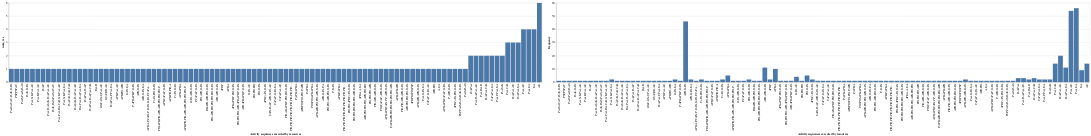

Notebook code for this chart:
### Code cell
alt.hconcat(
    alt.Chart(seq_stats).mark_bar().encode(
        x=alt.X('seq:N').sort(
            alt.EncodingSortField('num_res', order='ascending')
        ).title('Activity sequences executed by resources'),
        y=alt.Y('num_res:Q'),
        tooltip=['seq', 'num_res', 'res']
    ),
    alt.Chart(seq_stats).mark_bar().encode(
        x=alt.X('seq:N').sort(
            alt.EncodingSortField('num_res', order='ascending')
        ).title('Activity sequences executed by resources'),
        y=alt.Y('frequency:Q')
    )
)

### Figure 1 — Vega-Lite specification as saved in the notebook (floating-point values rounded to 4 significant figures)
{"config": {"view": {"continuousWidth": 300, "continuousHeight": 300}}, "hconcat": [{"mark": {"type": "bar"}, "encoding": {"tooltip": [{"field": "seq", "type": "nominal"}, {"field": "num_res", "type": "quantitative"}, {"field": "res", "type": "nominal"}], "x": {"field": "seq", "sort": {"field": "num_res", "order": "ascending"}, "title": "Activity sequences executed by resources", "type": "nominal"}, "y": {"field": "num_res", "type": "quantitative"}}}, {"mark": {"type": "bar"}, "encoding": {"x": {"field": "seq", "sort": {"field": "num_res", "order": "ascending"}, "title": "Activity sequences executed by resources", "type": "nominal"}, "y": {"field": "frequency", "type": "quantitative"}}}], "data": {"name": "data-e0eaf8996c4b0242d7ada608eabddc8e"}, "$schema": "https://vega.github.io/schema/vega-lite/v5.16.3.json", "datasets": {"data-e0eaf8996c4b0242d7ada608eabddc8e": [{"seq": "PoAS,AT,AT,PoAS,CoPA", "length": 5, "frequency": 1, "res": ["010-23-01"], "num_res": 1, "num_cases": 1, "avg_activity_duration": 13.8}, {"seq": "PSP,PSP,AT", "length": 3, "frequency": 1, "res": ["010-23-01"], "num_res": 1, "num_cases": 1, "avg_activity_duration": 30.33}, {"seq": "PoAS,PoAS,PoAS", "length": 3, "frequency": 1, "res": ["010-23-01"], "num_res": 1, "num_cases": 1, "avg_activity_duration": 2.667}, {"seq": "PoAS,CoPA", "length": 2, "frequency": 1, "res": ["010-23-01"], "num_res": 1, "num_cases": 1, "avg_activity_duration": 15.5}, {"seq": "PoA,CoD", "length": 2, "frequency": 14, "res": ["010-23-06", "010-23-02", "010-23-07"], "num_res": 3, "num_cases": 14, "avg_activity_duration": 71.5}, {"seq": "PoA,A,E", "length": 3, "frequency": 54, "res": ["010-23-06", "010-23-02", "010-23-11", "010-23-07"], "num_res": 4, "num_cases": 54, "avg_activity_duration": 18.67}, {"seq": "PoA,E,A", "length": 3, "frequency": 56, "res": ["010-23-06", "010-23-02", "010-23-11", "010-23-07"], "num_res": 4, "num_cases": 56, "avg_activity_duration": 27.67}, {"seq": "PoA,PoA,A,E", "length": 4, "frequency": 20, "res": ["010-23-06", "010-23-02", "010-23-07"], "num_res": 3, "num_cases": 20, "avg_activity_duration": 20.75}, {"seq": "PoA,SvK,PoA,A,E", "length": 5, "frequency": 1, "res": ["010-23-02"], "num_res": 1, "num_cases": 1, "avg_activity_duration": 23.6}, {"seq": "PoA,PoA", "length": 2, "frequency": 3, "res": ["010-23-02", "010-23-11"], "num_res": 2, "num_cases": 3, "avg_activity_duration": 1.0}, {"seq": "PoA,R,PoA,A,E", "length": 5, "frequency": 1, "res": ["010-23-02"], "num_res": 1, "num_cases": 1, "avg_activity_duration": 22.6}, {"seq": "PoA,PoA,E,A", "length": 4, "frequency": 11, "res": ["010-23-06", "010-23-02", "010-23-07"], "num_res": 3, "num_cases": 11, "avg_activity_duration": 21.75}, {"seq": "PoA,PoA,PoA,A,E", "length": 5, "frequency": 3, "res": ["010-23-06", "010-23-02"], "num_res": 2, "num_cases": 3, "avg_activity_duration": 40.4}, {"seq": "PoA,PoA,R", "length": 3, "frequency": 2, "res": ["010-23-02", "010-23-07"], "num_res": 2, "num_cases": 2, "avg_activity_duration": 1.333}, {"seq": "PoA,P", "length": 2, "frequency": 1, "res": ["010-23-02"], "num_res": 1, "num_cases": 1, "avg_activity_duration": 7.5}, {"seq": "PoA,PoA,CoD", "length": 3, "frequency": 3, "res": ["010-23-06", "010-23-02"], "num_res": 2, "num_cases": 3, "avg_activity_duration": 10.67}, {"seq": "A,E", "length": 2, "frequency": 14, "res": ["010-23-06", "010-23-11", "010-23-04", "010-23-07", "010-23-13", "010-23-02"], "num_res": 6, "num_cases": 14, "avg_activity_duration": 0.0}, {"seq": "E,A", "length": 2, "frequency": 9, "res": ["010-23-06", "010-23-02", "010-23-04", "010-23-07"], "num_res": 4, "num_cases": 9, "avg_activity_duration": 0.5}, {"seq": "PoA,PoA,SvK,PoA,PoA,A,E", "length": 7, "frequency": 1, "res": ["010-23-02"], "num_res": 1, "num_cases": 1, "avg_activity_duration": 6.143}, {"seq": "PoAS,PoAS,PoAS,AT,AT", "length": 5, "frequency": 1, "res": ["010-23-05"], "num_res": 1, "num_cases": 1, "avg_activity_duration": 6.2}, {"seq": "CoPA,PoA,E,A", "length": 4, "frequency": 2, "res": ["010-23-13", "010-23-06"], "num_res": 2, "num_cases": 2, "avg_activity_duration": 1.5}, {"seq": "PoA,P,PoA,E,A", "length": 5, "frequency": 2, "res": ["010-23-06", "010-23-07"], "num_res": 2, "num_cases": 2, "avg_activity_duration": 6.8}, {"seq": "PoA,PoA,PoA,CoD,SvK,PoA,A,E", "length": 8, "frequency": 1, "res": ["010-23-06"], "num_res": 1, "num_cases": 1, "avg_activity_duration": 8.875}, {"seq": "PoA,SvK", "length": 2, "frequency": 2, "res": ["010-23-06", "010-23-07"], "num_res": 2, "num_cases": 2, "avg_activity_duration": 0.0}, {"seq": "PoA,SvK,PoA,E,A", "length": 5, "frequency": 2, "res": ["010-23-06"], "num_res": 1, "num_cases": 2, "avg_activity_duration": 17.4}, {"seq": "PoA,CoD,CoD,CoD", "length": 4, "frequency": 1, "res": ["010-23-06"], "num_res": 1, "num_cases": 1, "avg_activity_duration": 10.25}, {"seq": "PoA,SvK,PoA,PoA,A,E", "length": 6, "frequency": 1, "res": ["010-23-06"], "num_res": 1, "num_cases": 1, "avg_activity_duration": 13.67}, {"seq": "PoA,PoA,PoA,PoA,E,A", "length": 6, "frequency": 1, "res": ["010-23-06"], "num_res": 1, "num_cases": 1, "avg_activity_duration": 11.33}, {"seq": "PoA,PoA,PoA,P", "length": 4, "frequency": 1, "res": ["010-23-06"], "num_res": 1, "num_cases": 1, "avg_activity_duration": 7.5}, {"seq": "PoA,PoA,PoA,PoA,CoD", "length": 5, "frequency": 1, "res": ["010-23-06"], "num_res": 1, "num_cases": 1, "avg_activity_duration": 14.0}, {"seq": "PoA,R", "length": 2, "frequency": 1, "res": ["010-23-07"], "num_res": 1, "num_cases": 1, "avg_activity_duration": 6.5}, {"seq": "GSoC,GSoC,PoA,A,E", "length": 5, "frequency": 1, "res": ["010-23-07"], "num_res": 1, "num_cases": 1, "avg_activity_duration": 2.0}, {"seq": "GSoC,RB,A,E", "length": 4, "frequency": 1, "res": ["010-23-07"], "num_res": 1, "num_cases": 1, "avg_activity_duration": 0.5}, {"seq": "PoA,PoA,P,PoA,E,A", "length": 6, "frequency": 1, "res": ["010-23-07"], "num_res": 1, "num_cases": 1, "avg_activity_duration": 22.0}, {"seq": "APB,PoA,A,E", "length": 4, "frequency": 1, "res": ["010-23-11"], "num_res": 1, "num_cases": 1, "avg_activity_duration": 20.75}, {"seq": "APB,PIO,APB", "length": 3, "frequency": 1, "res": ["010-23-13"], "num_res": 1, "num_cases": 1, "avg_activity_duration": 14.0}, {"seq": "CoPA,E,A", "length": 3, "frequency": 2, "res": ["010-23-13"], "num_res": 1, "num_cases": 2, "avg_activity_duration": 3.333}, {"seq": "P,APB,APB,P,CoPA", "length": 5, "frequency": 1, "res": ["010-23-13"], "num_res": 1, "num_cases": 1, "avg_activity_duration": 10.2}, {"seq": "APB,CoPA", "length": 2, "frequency": 46, "res": ["010-23-13"], "num_res": 1, "num_cases": 46, "avg_activity_duration": 25.5}, {"seq": "APB,CoPA,E,A", "length": 4, "frequency": 2, "res": ["010-23-13"], "num_res": 1, "num_cases": 2, "avg_activity_duration": 3.0}, {"seq": "APB,A,P,CoPA,P,CoPA,CoPA,P,CoPA,CoPA", "length": 10, "frequency": 1, "res": ["010-23-13"], "num_res": 1, "num_cases": 1, "avg_activity_duration": 2.5}, {"seq": "CoPA,PIO,CoPA", "length": 3, "frequency": 2, "res": ["010-23-13"], "num_res": 1, "num_cases": 2, "avg_activity_duration": 3.333}, {"seq": "PIO,APB,PIO,APB,APB,PIO,PIO,PIO,PIO,APB,PIO,PIO,PIO,PIO,PIO,PIO,PIO,APB", "length": 18, "frequency": 1, "res": ["010-23-13"], "num_res": 1, "num_cases": 1, "avg_activity_duration": 5.722}, {"seq": "APB,CoPA,P,CoPA", "length": 4, "frequency": 1, "res": ["010-23-13"], "num_res": 1, "num_cases": 1, "avg_activity_duration": 7.25}, {"seq": "APB,PIO,PIO,A", "length": 4, "frequency": 1, "res": ["010-23-13"], "num_res": 1, "num_cases": 1, "avg_activity_duration": 5.5}, {"seq": "CoPA,CoPA", "length": 2, "frequency": 2, "res": ["010-23-13"], "num_res": 1, "num_cases": 2, "avg_activity_duration": 5.5}, {"seq": "APB,APB,A", "length": 3, "frequency": 5, "res": ["010-23-13"], "num_res": 1, "num_cases": 5, "avg_activity_duration": 10.33}, {"seq": "APB,PIO,PIO,APB,APB,PIO,PIO,PIO,PIO,APB,CoPA", "length": 11, "frequency": 1, "res": ["010-23-13"], "num_res": 1, "num_cases": 1, "avg_activity_duration": 6.091}, {"seq": "CoPA,APB,CoPA", "length": 3, "frequency": 1, "res": ["010-23-13"], "num_res": 1, "num_cases": 1, "avg_activity_duration": 10.67}, {"seq": "P,CoPA,P,CoPA", "length": 4, "frequency": 1, "res": ["010-23-13"], "num_res": 1, "num_cases": 1, "avg_activity_duration": 5.5}, {"seq": "PIO,APB,CoPA", "length": 3, "frequency": 2, "res": ["010-23-13"], "num_res": 1, "num_cases": 2, "avg_activity_duration": 25.33}, {"seq": "RB,APB,APB,PIO,CoPA", "length": 5, "frequency": 1, "res": ["010-23-13"], "num_res": 1, "num_cases": 1, "avg_activity_duration": 10.4}, {"seq": "PIO,APB,PIO,PIO,PIO,PIO,CoPA", "length": 7, "frequency": 1, "res": ["010-23-13"], "num_res": 1, "num_cases": 1, "avg_activity_duration": 16.43}, {"seq": "APB,APB,CoPA", "length": 3, "frequency": 11, "res": ["010-23-13"], "num_res": 1, "num_cases": 11, "avg_activity_duration": 6.333}, {"seq": "APB,P", "length": 2, "frequency": 2, "res": ["010-23-13"], "num_res": 1, "num_cases": 2, "avg_activity_duration": 7.5}, {"seq": "APB,A", "length": 2, "frequency": 10, "res": ["010-23-13"], "num_res": 1, "num_cases": 10, "avg_activity_duration": 16.0}, {"seq": "APB,APB,P,PIO,CoPA", "length": 5, "frequency": 1, "res": ["010-23-13"], "num_res": 1, "num_cases": 1, "avg_activity_duration": 8.8}, {"seq": "PIO,PIO,PIO,APB,APB,APB,P,CoPA", "length": 8, "frequency": 1, "res": ["010-23-13"], "num_res": 1, "num_cases": 1, "avg_activity_duration": 10.25}, {"seq": "APB,APB,APB,P,CoPA", "length": 5, "frequency": 1, "res": ["010-23-13"], "num_res": 1, "num_cases": 1, "avg_activity_duration": 20.8}, {"seq": "CoPA,A,E", "length": 3, "frequency": 4, "res": ["010-23-13"], "num_res": 1, "num_cases": 4, "avg_activity_duration": 5.0}, {"seq": "PIO,PIO,PIO", "length": 3, "frequency": 1, "res": ["010-23-13"], "num_res": 1, "num_cases": 1, "avg_activity_duration": 1.0}, {"seq": "PIO,CoPA", "length": 2, "frequency": 5, "res": ["010-23-13"], "num_res": 1, "num_cases": 5, "avg_activity_duration": 12.0}, {"seq": "APB,CoPA,CoPA", "length": 3, "frequency": 2, "res": ["010-23-13"], "num_res": 1, "num_cases": 2, "avg_activity_duration": 12.33}, {"seq": "CoPA,PoA,P,APB,CoPA,A,E", "length": 7, "frequency": 1, "res": ["010-23-13"], "num_res": 1, "num_cases": 1, "avg_activity_duration": 2.571}, {"seq": "CoPA,P,CoPA,E,A", "length": 5, "frequency": 1, "res": ["010-23-13"], "num_res": 1, "num_cases": 1, "avg_activity_duration": 3.2}, {"seq": "CoPA,PoA,A,E", "length": 4, "frequency": 1, "res": ["010-23-13"], "num_res": 1, "num_cases": 1, "avg_activity_duration": 29.5}, {"seq": "PIO,AB,APB,P,PIO,PIO,CoPA", "length": 7, "frequency": 1, "res": ["010-23-13"], "num_res": 1, "num_cases": 1, "avg_activity_duration": 27.14}, {"seq": "PIO,PIO,PIO,PIO,PIO,PIO,PIO,PIO,PIO,APB,PIO,PIO,PIO,PIO,PIO,APB", "length": 16, "frequency": 1, "res": ["010-23-13"], "num_res": 1, "num_cases": 1, "avg_activity_duration": 0.5625}, {"seq": "P,APB,APB,A", "length": 4, "frequency": 1, "res": ["010-23-13"], "num_res": 1, "num_cases": 1, "avg_activity_duration": 13.25}, {"seq": "APB,PIO,PIO,PIO,P,APB", "length": 6, "frequency": 1, "res": ["010-23-13"], "num_res": 1, "num_cases": 1, "avg_activity_duration": 21.33}, {"seq": "P,APB,A", "length": 3, "frequency": 1, "res": ["010-23-13"], "num_res": 1, "num_cases": 1, "avg_activity_duration": 9.333}, {"seq": "PIO,PIO,APB,APB,A", "length": 5, "frequency": 1, "res": ["010-23-13"], "num_res": 1, "num_cases": 1, "avg_activity_duration": 20.4}, {"seq": "APB,APB,PIO,PIO,APB,CoPA", "length": 6, "frequency": 1, "res": ["010-23-13"], "num_res": 1, "num_cases": 1, "avg_activity_duration": 6.0}, {"seq": "APB,CoPA,P,A", "length": 4, "frequency": 1, "res": ["010-23-13"], "num_res": 1, "num_cases": 1, "avg_activity_duration": 3.75}, {"seq": "PIO,PIO,APB,PIO,CoPA", "length": 5, "frequency": 1, "res": ["010-23-13"], "num_res": 1, "num_cases": 1, "avg_activity_duration": 8.6}, {"seq": "P,CoPA", "length": 2, "frequency": 1, "res": ["010-23-13"], "num_res": 1, "num_cases": 1, "avg_activity_duration": 12.0}, {"seq": "APB,P,APB,A", "length": 4, "frequency": 1, "res": ["010-23-13"], "num_res": 1, "num_cases": 1, "avg_activity_duration": 21.0}, {"seq": "PIO,PIO,PIO,PIO,PIO,PIO,PIO,PIO,PIO,PIO,PIO,PIO", "length": 12, "frequency": 1, "res": ["010-23-13"], "num_res": 1, "num_cases": 1, "avg_activity_duration": 1.667}, {"seq": "PIO,PIO,APB,CoPA,CoPA", "length": 5, "frequency": 1, "res": ["010-23-13"], "num_res": 1, "num_cases": 1, "avg_activity_duration": 11.4}, {"seq": "PIO,PIO,PIO,PIO,PIO,APB,CoPA", "length": 7, "frequency": 1, "res": ["010-23-13"], "num_res": 1, "num_cases": 1, "avg_activity_duration": 4.857}, {"seq": "APB,A,A,E,A", "length": 5, "frequency": 1, "res": ["010-23-13"], "num_res": 1, "num_cases": 1, "avg_activity_duration": 7.4}, {"seq": "APB,PIO,PIO,PIO,APB,PIO,PIO", "length": 7, "frequency": 1, "res": ["010-23-13"], "num_res": 1, "num_cases": 1, "avg_activity_duration": 4.714}, {"seq": "PIO,PIO,PIO,APB", "length": 4, "frequency": 1, "res": ["010-23-13"], "num_res": 1, "num_cases": 1, "avg_activity_duration": 8.0}, {"seq": "PIO,APB,APB,CoPA", "length": 4, "frequency": 1, "res": ["010-23-13"], "num_res": 1, "num_cases": 1, "avg_activity_duration": 10.75}, {"seq": "PIO,CoPA,P,APB,CoPA", "length": 5, "frequency": 1, "res": ["010-23-13"], "num_res": 1, "num_cases": 1, "avg_activity_duration": 4.8}, {"seq": "APB,APB,CoPA,P,P,APB,CoPA", "length": 7, "frequency": 1, "res": ["010-23-13"], "num_res": 1, "num_cases": 1, "avg_activity_duration": 11.57}, {"seq": "P,APB,APB,PIO,PIO,PIO,PIO,PIO,APB", "length": 9, "frequency": 1, "res": ["010-23-13"], "num_res": 1, "num_cases": 1, "avg_activity_duration": 7.556}, {"seq": "APB,APB,APB", "length": 3, "frequency": 1, "res": ["010-23-13"], "num_res": 1, "num_cases": 1, "avg_activity_duration": 14.33}, {"seq": "PIO,PIO,APB,APB,CoPA", "length": 5, "frequency": 1, "res": ["010-23-13"], "num_res": 1, "num_cases": 1, "avg_activity_duration": 35.6}, {"seq": "APB,PIO,PIO,PIO,CoPA", "length": 5, "frequency": 1, "res": ["010-23-13"], "num_res": 1, "num_cases": 1, "avg_activity_duration": 4.6}, {"seq": "APB,PIO,PIO,PSP", "length": 4, "frequency": 1, "res": ["010-23-13"], "num_res": 1, "num_cases": 1, "avg_activity_duration": 15.0}, {"seq": "APB,APB,APB,CoPA", "length": 4, "frequency": 2, "res": ["010-23-13"], "num_res": 1, "num_cases": 2, "avg_activity_duration": 18.25}, {"seq": "PoA,CoPA,E,A", "length": 4, "frequency": 1, "res": ["010-23-13"], "num_res": 1, "num_cases": 1, "avg_activity_duration": 2.0}, {"seq": "CoPA,P,CoPA,A,E", "length": 5, "frequency": 1, "res": ["010-23-13"], "num_res": 1, "num_cases": 1, "avg_activity_duration": 3.6}, {"seq": "APB,PIO", "length": 2, "frequency": 1, "res": ["010-23-13"], "num_res": 1, "num_cases": 1, "avg_activity_duration": 16.0}, {"seq": "A,E,A", "length": 3, "frequency": 1, "res": ["010-23-13"], "num_res": 1, "num_cases": 1, "avg_activity_duration": 2.0}, {"seq": "APB,APB,CoPA,P,CoPA", "length": 5, "frequency": 1, "res": ["010-23-13"], "num_res": 1, "num_cases": 1, "avg_activity_duration": 5.2}, {"seq": "P,APB,CoPA", "length": 3, "frequency": 1, "res": ["010-23-13"], "num_res": 1, "num_cases": 1, "avg_activity_duration": 7.667}, {"seq": "APB,CoPA,PIO,CoPA", "length": 4, "frequency": 1, "res": ["010-23-13"], "num_res": 1, "num_cases": 1, "avg_activity_duration": 5.75}, {"seq": "PSP,PoAS,PoAS,PoAS,CoPA", "length": 5, "frequency": 1, "res": ["010-23-15"], "num_res": 1, "num_cases": 1, "avg_activity_duration": 3.4}, {"seq": "PoAS,PoAS", "length": 2, "frequency": 1, "res": ["010-23-15"], "num_res": 1, "num_cases": 1, "avg_activity_duration": 13.5}]}}
